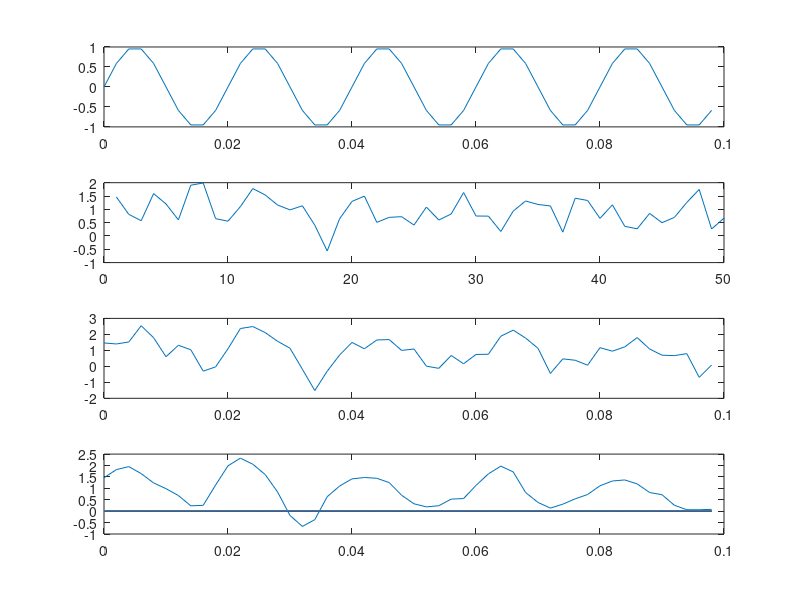
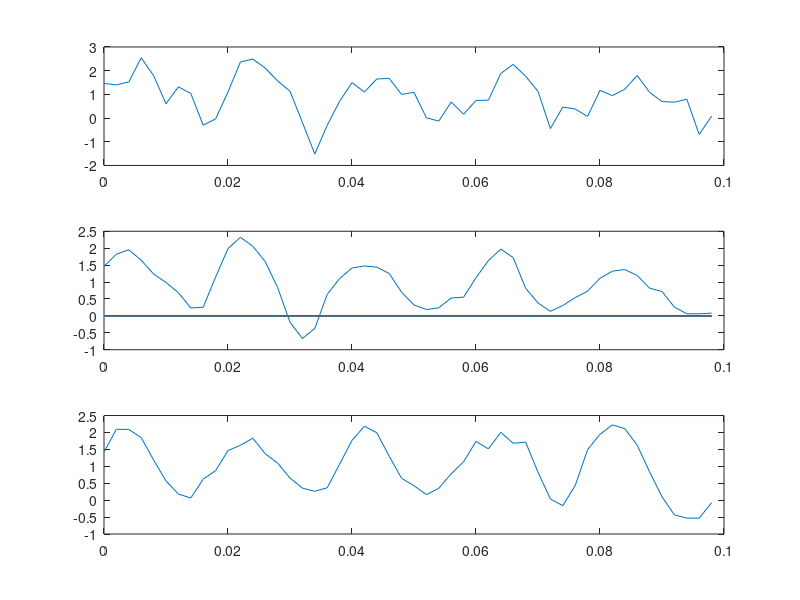
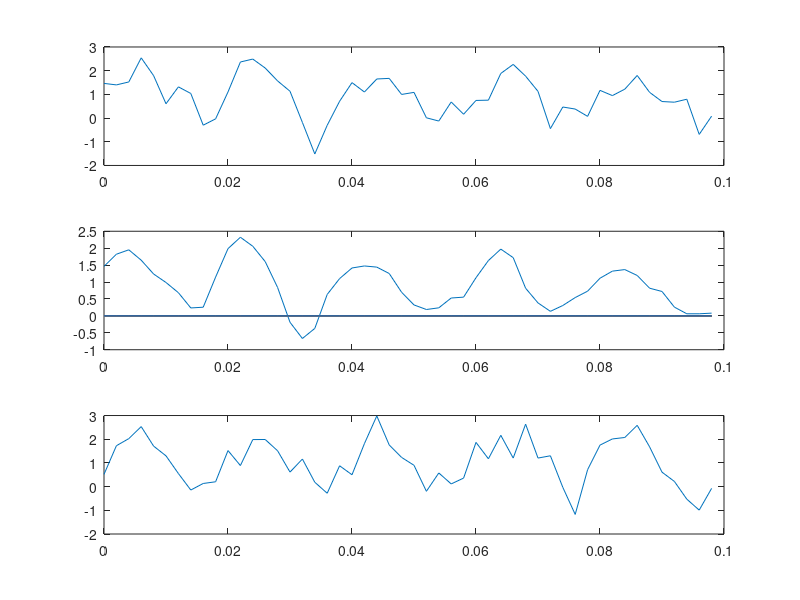

Recreate these plots in MATLAB, in order.
%
pkg load control;
pkg load signal;
clear all;
clc
close all;
% Sine wave
fs = 500; %500Hz sampling frequency
f = 50;
t = (0:49)/fs;
x = sin(2*pi*f*t);
figure(1)
subplot(4,1,1)
plot(t,x)
#add white noise
L = 50;
mu = 1;
sigma = 0.5;
wn = sigma*randn(L,1)+mu;
wn = wn';
subplot(4,1,2)
plot(wn)
%
y = x+wn;
subplot(4,1,3)
plot(t,y)
% MAF
yf = zeros(50);
for i = 1:48
  yf(i) = (y(i)+y(i+1)+y(i+2))/3;
endfor
yf(49) = (y(48)+y(49)+y(50))/3;
yf(50) = y(50);
subplot(4,1,4);
plot(t,yf)
% Filtering using TM4C123 microcontroller and 3 samples
y_tiva3 = [1.42224503,	2.09434104, 2.08919072, 1.84687996, 1.18671227, 0.568644643, 0.179978326, 0.0640479997, 0.619240344, 0.871444702,	1.46500576, 1.62067401, 1.82846296, 1.37129593, 1.09652531, 0.653777659, 0.355994314, 0.261148006,	0.36656633,	1.06425297, 1.76537430, 2.18479657,	1.99124515,	1.29690135, 0.644769371,	0.426067978, 0.163857326, 0.349801302, 0.779829323, 1.13354897, 1.7352705, 1.51478434, 2.00206256,	1.68198574,	1.71399498, 0.825169623, 0.0322033577, -0.163033307, 0.43092832, 1.49281442, 1.94557297,	2.22383237,	2.11267972, 1.62488699,	0.835426629, 0.0998156667, -0.434166044,	-0.531983674,	-0.531983674, -0.0754519999];
figure(2)
subplot(3,1,1)
plot(t,y)
subplot(3,1,2)
plot(t,yf)
subplot(3,1,3)
plot(t,y_tiva3)
% Filtering using TM4C123 microcontroller and 3 samples
y_tiva5 = [0.516103029, 1.72542405, 2.025208, 2.53239107, 1.70997298, 1.29827595,	0.551887989, -0.144229993, 0.132276997,	0.204097003, 1.52134705, 0.888890028,	1.98477995, 1.98835194,	1.51225698,	0.613278985, 1.16403997, 0.184014007,	-0.28007099, 0.879500985,	0.500268996, 1.812989, 2.9828651,	1.75853598,	1.23233402,	0.899833977, -0.197860003, 0.57622999, 0.113201998,	0.359972,	1.86631405,	1.17436099,	2.1651361, 1.20485604, 2.63619494,	1.20490599,	1.30088401,	-0.0302809998,	-1.17399299,	0.715174019,	1.75160396,	2.01166511,	2.07345009,	2.58638191,	1.67820704,	0.610072017,	0.218000993,	-0.528626025,	-0.991873026,	-0.0754519999,];
figure(3)
subplot(3,1,1)
plot(t,y)
subplot(3,1,2)
plot(t,yf)
subplot(3,1,3)
plot(t,y_tiva5)